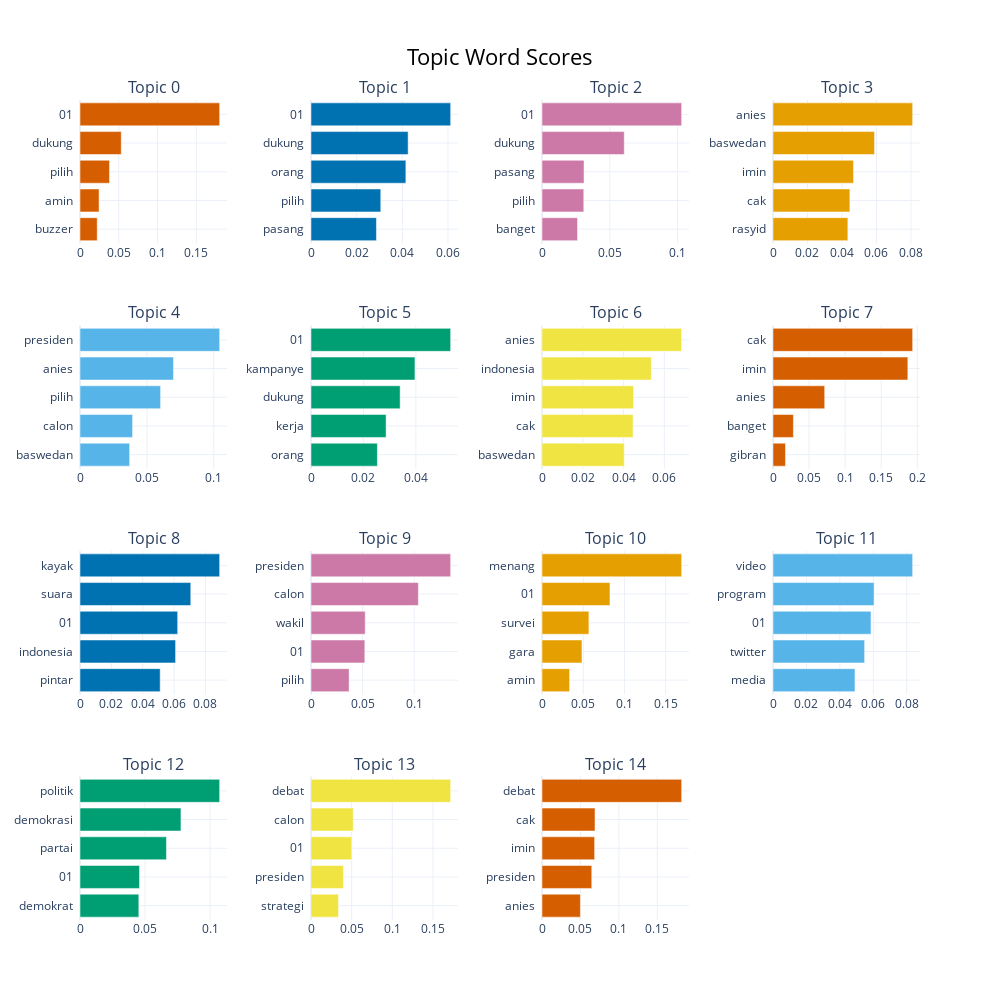

The code cell stored with this chart in its notebook:
### Code cell
from sklearn.cluster import KMeans

num_topics = 15
kmeans_model = KMeans(n_clusters=num_topics, random_state=42)

topic_model_kmeans = BERTopic(
    embedding_model=embedding_model,
    umap_model=umap_model,
    hdbscan_model=kmeans_model,
    calculate_probabilities=False,
    verbose=True
)

topics_kmeans, _ = topic_model_kmeans.fit_transform(docs)

topic_model_kmeans.visualize_barchart(top_n_topics=15)

### Figure 1 — Plotly figure (JSON) as saved in the notebook; plotly's stock layout.template omitted (floating-point values rounded to 4 significant figures)
{"data": [{"marker": {"color": "#D55E00"}, "orientation": "h", "type": "bar", "x": [0.02219, 0.02456, 0.038, 0.05316, 0.18], "xaxis": "x", "y": ["buzzer  ", "amin  ", "pilih  ", "dukung  ", "01  "], "yaxis": "y"}, {"marker": {"color": "#0072B2"}, "orientation": "h", "type": "bar", "x": [0.02866, 0.03055, 0.04155, 0.04254, 0.06117], "xaxis": "x2", "y": ["pasang  ", "pilih  ", "orang  ", "dukung  ", "01  "], "yaxis": "y2"}, {"marker": {"color": "#CC79A7"}, "orientation": "h", "type": "bar", "x": [0.02619, 0.03082, 0.031, 0.06066, 0.103], "xaxis": "x3", "y": ["banget  ", "pilih  ", "pasang  ", "dukung  ", "01  "], "yaxis": "y3"}, {"marker": {"color": "#E69F00"}, "orientation": "h", "type": "bar", "x": [0.04341, 0.04458, 0.04667, 0.05887, 0.08098], "xaxis": "x4", "y": ["rasyid  ", "cak  ", "imin  ", "baswedan  ", "anies  "], "yaxis": "y4"}, {"marker": {"color": "#56B4E9"}, "orientation": "h", "type": "bar", "x": [0.0371, 0.0393, 0.06026, 0.0699, 0.1044], "xaxis": "x5", "y": ["baswedan  ", "calon  ", "pilih  ", "anies  ", "presiden  "], "yaxis": "y5"}, {"marker": {"color": "#009E73"}, "orientation": "h", "type": "bar", "x": [0.02532, 0.02864, 0.034, 0.03965, 0.05327], "xaxis": "x6", "y": ["orang  ", "kerja  ", "dukung  ", "kampanye  ", "01  "], "yaxis": "y6"}, {"marker": {"color": "#F0E442"}, "orientation": "h", "type": "bar", "x": [0.04034, 0.04465, 0.04493, 0.05363, 0.06848], "xaxis": "x7", "y": ["baswedan  ", "cak  ", "imin  ", "indonesia  ", "anies  "], "yaxis": "y7"}, {"marker": {"color": "#D55E00"}, "orientation": "h", "type": "bar", "x": [0.01729, 0.02825, 0.07166, 0.1869, 0.1936], "xaxis": "x8", "y": ["gibran  ", "banget  ", "anies  ", "imin  ", "cak  "], "yaxis": "y8"}, {"marker": {"color": "#0072B2"}, "orientation": "h", "type": "bar", "x": [0.05114, 0.06095, 0.0623, 0.07065, 0.08907], "xaxis": "x9", "y": ["pintar  ", "indonesia  ", "01  ", "suara  ", "kayak  "], "yaxis": "y9"}, {"marker": {"color": "#CC79A7"}, "orientation": "h", "type": "bar", "x": [0.03694, 0.05216, 0.05255, 0.104, 0.1353], "xaxis": "x10", "y": ["pilih  ", "01  ", "wakil  ", "calon  ", "presiden  "], "yaxis": "y10"}, {"marker": {"color": "#E69F00"}, "orientation": "h", "type": "bar", "x": [0.03348, 0.04847, 0.05688, 0.08245, 0.1694], "xaxis": "x11", "y": ["amin  ", "gara  ", "survei  ", "01  ", "menang  "], "yaxis": "y11"}, {"marker": {"color": "#56B4E9"}, "orientation": "h", "type": "bar", "x": [0.04902, 0.05479, 0.05859, 0.06045, 0.08351], "xaxis": "x12", "y": ["media  ", "twitter  ", "01  ", "program  ", "video  "], "yaxis": "y12"}, {"marker": {"color": "#009E73"}, "orientation": "h", "type": "bar", "x": [0.04522, 0.04572, 0.06644, 0.07759, 0.1073], "xaxis": "x13", "y": ["demokrat  ", "01  ", "partai  ", "demokrasi  ", "politik  "], "yaxis": "y13"}, {"marker": {"color": "#F0E442"}, "orientation": "h", "type": "bar", "x": [0.03379, 0.03999, 0.05022, 0.05194, 0.1718], "xaxis": "x14", "y": ["strategi  ", "presiden  ", "01  ", "calon  ", "debat  "], "yaxis": "y14"}, {"marker": {"color": "#D55E00"}, "orientation": "h", "type": "bar", "x": [0.04994, 0.06476, 0.06846, 0.06896, 0.1817], "xaxis": "x15", "y": ["anies  ", "presiden  ", "imin  ", "cak  ", "debat  "], "yaxis": "y15"}], "layout": {"annotations": [{"font": {"size": 16}, "showarrow": false, "text": "Topic 0", "x": 0.0875, "xanchor": "center", "xref": "paper", "y": 1, "yanchor": "bottom", "yref": "paper"}, {"font": {"size": 16}, "showarrow": false, "text": "Topic 1", "x": 0.3625, "xanchor": "center", "xref": "paper", "y": 1, "yanchor": "bottom", "yref": "paper"}, {"font": {"size": 16}, "showarrow": false, "text": "Topic 2", "x": 0.6375, "xanchor": "center", "xref": "paper", "y": 1, "yanchor": "bottom", "yref": "paper"}, {"font": {"size": 16}, "showarrow": false, "text": "Topic 3", "x": 0.9125, "xanchor": "center", "xref": "paper", "y": 1, "yanchor": "bottom", "yref": "paper"}, {"font": {"size": 16}, "showarrow": false, "text": "Topic 4", "x": 0.0875, "xanchor": "center", "xref": "paper", "y": 0.725, "yanchor": "bottom", "yref": "paper"}, {"font": {"size": 16}, "showarrow": false, "text": "Topic 5", "x": 0.3625, "xanchor": "center", "xref": "paper", "y": 0.725, "yanchor": "bottom", "yref": "paper"}, {"font": {"size": 16}, "showarrow": false, "text": "Topic 6", "x": 0.6375, "xanchor": "center", "xref": "paper", "y": 0.725, "yanchor": "bottom", "yref": "paper"}, {"font": {"size": 16}, "showarrow": false, "text": "Topic 7", "x": 0.9125, "xanchor": "center", "xref": "paper", "y": 0.725, "yanchor": "bottom", "yref": "paper"}, {"font": {"size": 16}, "showarrow": false, "text": "Topic 8", "x": 0.0875, "xanchor": "center", "xref": "paper", "y": 0.45, "yanchor": "bottom", "yref": "paper"}, {"font": {"size": 16}, "showarrow": false, "text": "Topic 9", "x": 0.3625, "xanchor": "center", "xref": "paper", "y": 0.45, "yanchor": "bottom", "yref": "paper"}, {"font": {"size": 16}, "showarrow": false, "text": "Topic 10", "x": 0.6375, "xanchor": "center", "xref": "paper", "y": 0.45, "yanchor": "bottom", "yref": "paper"}, {"font": {"size": 16}, "showarrow": false, "text": "Topic 11", "x": 0.9125, "xanchor": "center", "xref": "paper", "y": 0.45, "yanchor": "bottom", "yref": "paper"}, {"font": {"size": 16}, "showarrow": false, "text": "Topic 12", "x": 0.0875, "xanchor": "center", "xref": "paper", "y": 0.175, "yanchor": "bottom", "yref": "paper"}, {"font": {"size": 16}, "showarrow": false, "text": "Topic 13", "x": 0.3625, "xanchor": "center", "xref": "paper", "y": 0.175, "yanchor": "bottom", "yref": "paper"}, {"font": {"size": 16}, "showarrow": false, "text": "Topic 14", "x": 0.6375, "xanchor": "center", "xref": "paper", "y": 0.175, "yanchor": "bottom", "yref": "paper"}], "height": 1000, "hoverlabel": {"bgcolor": "white", "font": {"family": "Rockwell", "size": 16}}, "showlegend": false, "title": {"font": {"color": "Black", "size": 22}, "text": "Topic Word Scores", "x": 0.5, "xanchor": "center", "yanchor": "top"}, "width": 1000, "xaxis": {"anchor": "y", "domain": [0, 0.175], "showgrid": true}, "xaxis10": {"anchor": "y10", "domain": [0.275, 0.45], "showgrid": true}, "xaxis11": {"anchor": "y11", "domain": [0.55, 0.725], "showgrid": true}, "xaxis12": {"anchor": "y12", "domain": [0.825, 1], "showgrid": true}, "xaxis13": {"anchor": "y13", "domain": [0, 0.175], "showgrid": true}, "xaxis14": {"anchor": "y14", "domain": [0.275, 0.45], "showgrid": true}, "xaxis15": {"anchor": "y15", "domain": [0.55, 0.725], "showgrid": true}, "xaxis16": {"anchor": "y16", "domain": [0.825, 1], "showgrid": true}, "xaxis2": {"anchor": "y2", "domain": [0.275, 0.45], "showgrid": true}, "xaxis3": {"anchor": "y3", "domain": [0.55, 0.725], "showgrid": true}, "xaxis4": {"anchor": "y4", "domain": [0.825, 1], "showgrid": true}, "xaxis5": {"anchor": "y5", "domain": [0, 0.175], "showgrid": true}, "xaxis6": {"anchor": "y6", "domain": [0.275, 0.45], "showgrid": true}, "xaxis7": {"anchor": "y7", "domain": [0.55, 0.725], "showgrid": true}, "xaxis8": {"anchor": "y8", "domain": [0.825, 1], "showgrid": true}, "xaxis9": {"anchor": "y9", "domain": [0, 0.175], "showgrid": true}, "yaxis": {"anchor": "x", "domain": [0.825, 1], "showgrid": true}, "yaxis10": {"anchor": "x10", "domain": [0.275, 0.45], "showgrid": true}, "yaxis11": {"anchor": "x11", "domain": [0.275, 0.45], "showgrid": true}, "yaxis12": {"anchor": "x12", "domain": [0.275, 0.45], "showgrid": true}, "yaxis13": {"anchor": "x13", "domain": [0, 0.175], "showgrid": true}, "yaxis14": {"anchor": "x14", "domain": [0, 0.175], "showgrid": true}, "yaxis15": {"anchor": "x15", "domain": [0, 0.175], "showgrid": true}, "yaxis16": {"anchor": "x16", "domain": [0, 0.175], "showgrid": true}, "yaxis2": {"anchor": "x2", "domain": [0.825, 1], "showgrid": true}, "yaxis3": {"anchor": "x3", "domain": [0.825, 1], "showgrid": true}, "yaxis4": {"anchor": "x4", "domain": [0.825, 1], "showgrid": true}, "yaxis5": {"anchor": "x5", "domain": [0.55, 0.725], "showgrid": true}, "yaxis6": {"anchor": "x6", "domain": [0.55, 0.725], "showgrid": true}, "yaxis7": {"anchor": "x7", "domain": [0.55, 0.725], "showgrid": true}, "yaxis8": {"anchor": "x8", "domain": [0.55, 0.725], "showgrid": true}, "yaxis9": {"anchor": "x9", "domain": [0.275, 0.45], "showgrid": true}}}
